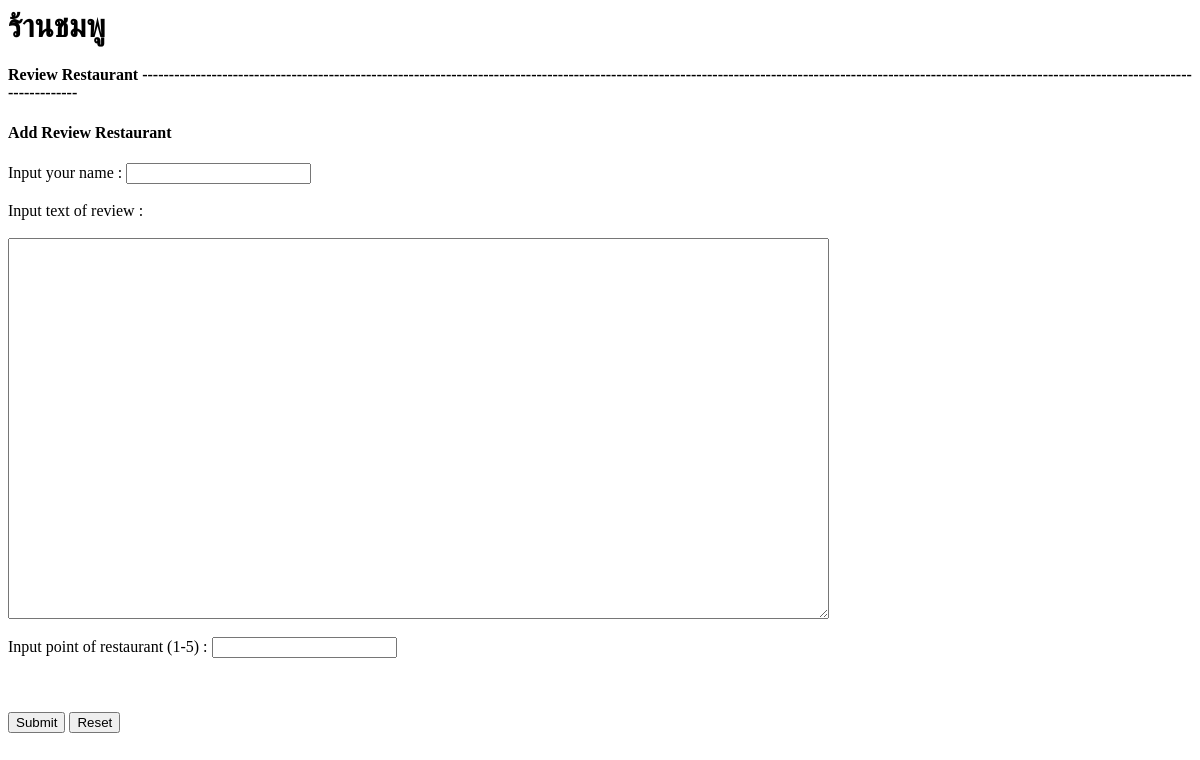
The page /food/1/detailres/ on the database as committed earlier.
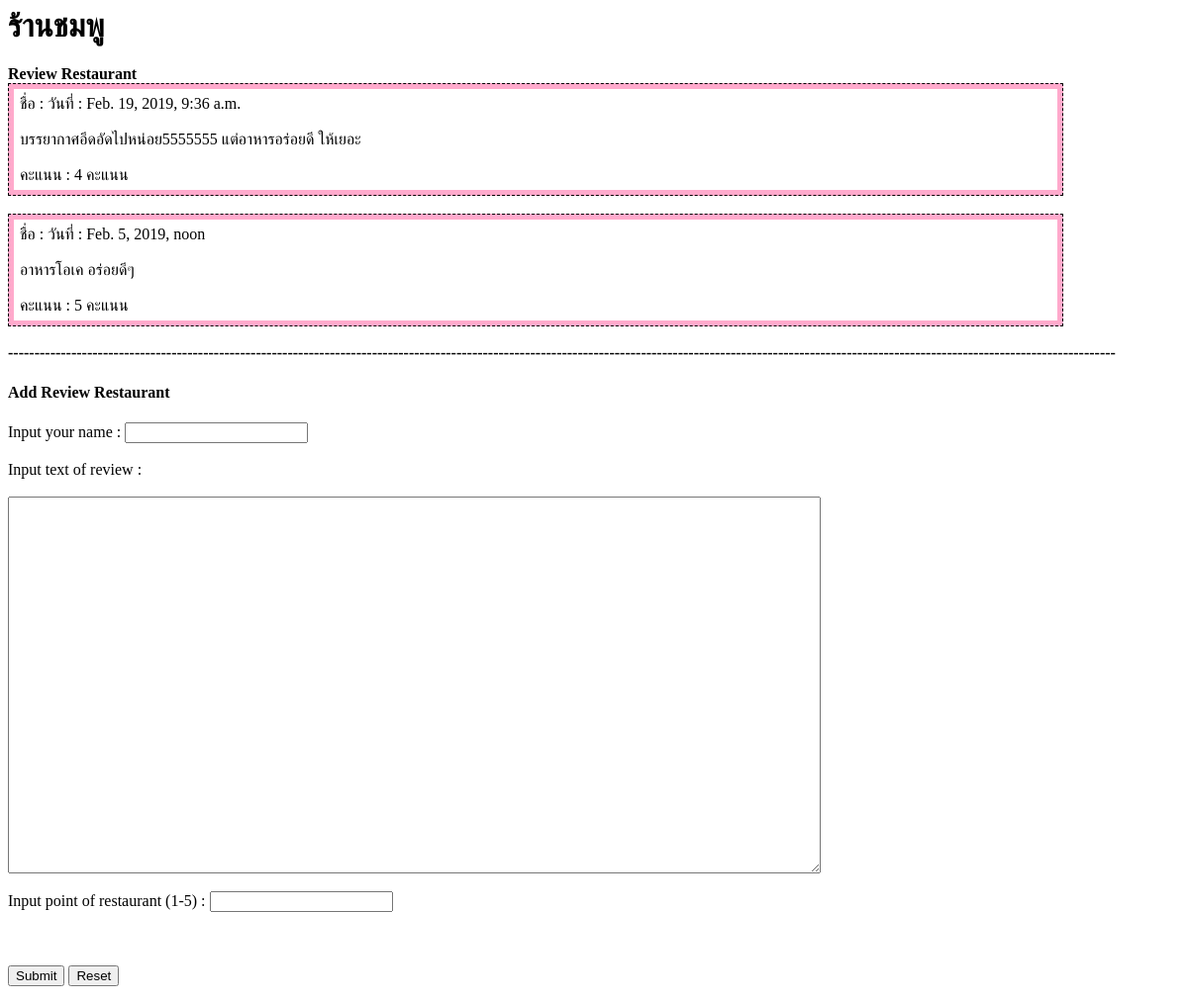
The same page on the database as committed later.
### foodapp/models.py (models this page shows, shortened)
class Restaurant(models.Model):
    restaurant_text = models.CharField(max_length=200,default="")
    typefood = models.ForeignKey(Typefood,default="",on_delete=models.CASCADE)
    place_text = models.CharField(max_length=200,default="")
    time_text = models.CharField(max_length=200,default="")

class Review(models.Model):
    review_res = models.ForeignKey(Restaurant,default="",on_delete=models.CASCADE)
    name_text = models.CharField(max_length=200,default="")
    review_text = models.CharField(max_length=1000,default="")
    review_date = models.DateTimeField('date published')
    score = models.IntegerField(default=0)

### foodapp/views.py (the view)
# urls.py: path('<int:id>/detailres/', views.detailres, name='detail'),
def detailres(request,id):
    res = get_object_or_404(Restaurant, pk=id)
    review = Review.objects.values_list("review_res_id","name_text","review_text","review_date","score").filter(review_res_id=id)
    context = {
        'res' : res,
        'review' : review
    }
    return render(request, 'detailres.html',context)

### foodapp/template/detailres.html (shortened to what this page needs)
<head><h1>{{res.restaurant_text}}</h1></head>
<body>
        <B>Review Restaurant</B>
        {% for review in review %}
        <table width=90% style="border:1px dashed black;" cellspacing="5" bgcolor="#ffaacc" cellpadding="5"><tr><td style="border:1px dashed white;" bgcolor="white">
        ชื่อ : {{review.1}} วันที่ : {{review.3}} <br>
        <br> {{review.2}} <br>
        <br> คะแนน : {{review.4}} คะแนน
        </td></tr></table>
        <br>
        {% endfor %}
</body>
</html>
<b>------------------------------------------------------------------------------------------------------------------------------------------------------------------------------------------------------------------</b>
<form action="{% url 'foodapp:review' %}" method="post" >
    <h4>Add Review Restaurant</h4>
    <a>Input your name :
        <input type="text" name="user" > <br /></a>
    <br>
    <a>Input text of review :<br><br>
        <textarea wrap="virtual" name="review" rows="25" cols="100">
        </textarea>
    <br>
    <br>
    <a>Input point of restaurant (1-5) :
        <input type="text" name="point" > <br /></a>
    <br>
    <br>
    <br>
    <input type="submit" value="Submit" />
    <input type="reset" value="Reset" />
        </form>

Rows that differ between the two databases and show on the page:
added Review: review "Feb. 19, 2019, 9:36 a.m.", review_text "บรรยากาศอึดอัดไปหน่อย5555555 แต่อาหารอร่อยดี ให้เยอะ", score "4"
added Review: review "Feb. 5, 2019, noon", review_text "อาหารโอเค อร่อยดีๆ", score "5"
